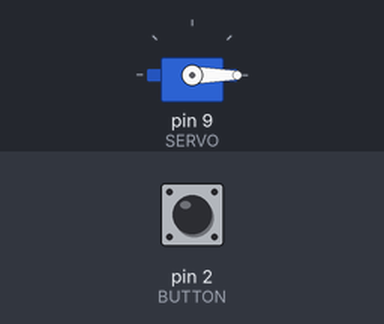
A sketch run on a simulated Arduino Uno, built with avr-gcc and run on an emulated ATmega328P. On the bench: servo. The test bench sets the inputs (shaded band); at power-on: pin 2 (BUTTON) LOW.

Above: at 1.2 s.
1.3 s: pin 2 (BUTTON) pulled HIGH for 0.15 s
At 2.0 s:
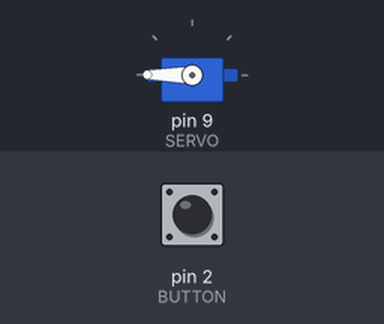
2.9 s: pin 2 (BUTTON) pulled HIGH for 1 s
At 3.2 s:
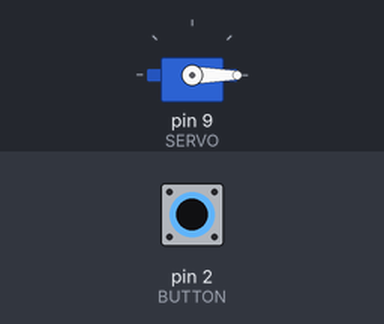
5.4 s: pin 2 (BUTTON) pulled HIGH for 3.2 s
At 6.3 s:
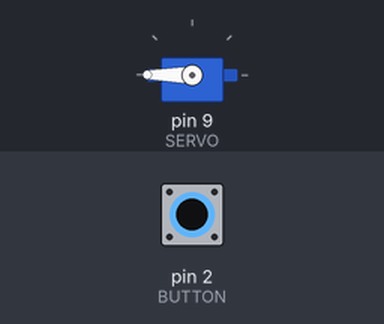
Timing chart, 0 to 8.4 s (numbered marks = the images above; inputs shaded):
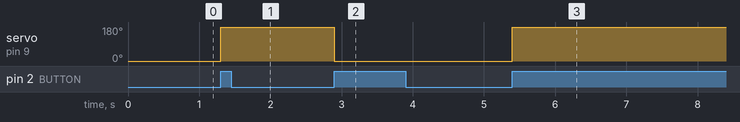

The sketch:

with_button.ino
```cpp
#include <Servo.h>

// Constants
#define BUTTON 2
#define SERVO 9
#define ANGLE_OPEN 0;
#define ANGLE_CLOSED 180;

// Variable declaration
int buttonState;
int angle;
bool locked;
bool held;
Servo servo;

void setup() // Setup
{
  // Variable starting values
  locked = false;
  held = false;
  angle = 0;

  // Pin modes
  pinMode(BUTTON, INPUT);
  pinMode(SERVO, OUTPUT);

  // Attach servo
  servo.attach(SERVO);

}


void loop() // Loop
{
  // Read button state
  buttonState = digitalRead(BUTTON);

  // Toggle locked if button pressed
  if (buttonState == HIGH) {
    // Prevent the button triggering multiple times when held
    while (!held) {
      locked = !locked;
      held = true;
    }
  } else {
    held = false;
  }

  // Check locked for which angle to put
  if (locked) {
    angle = ANGLE_CLOSED;
  }
  else {
    angle = ANGLE_OPEN;
  }

  // Write angle
  servo.write(angle);
}
```

Measured:
- after the input at 1.3 s, servo on pin 9 (SERVO): 0° → 180° at once
- after the input at 2.9 s, servo on pin 9 (SERVO): 180° → 0° at once
- after the input at 5.4 s, servo on pin 9 (SERVO): 0° → 180° at once
